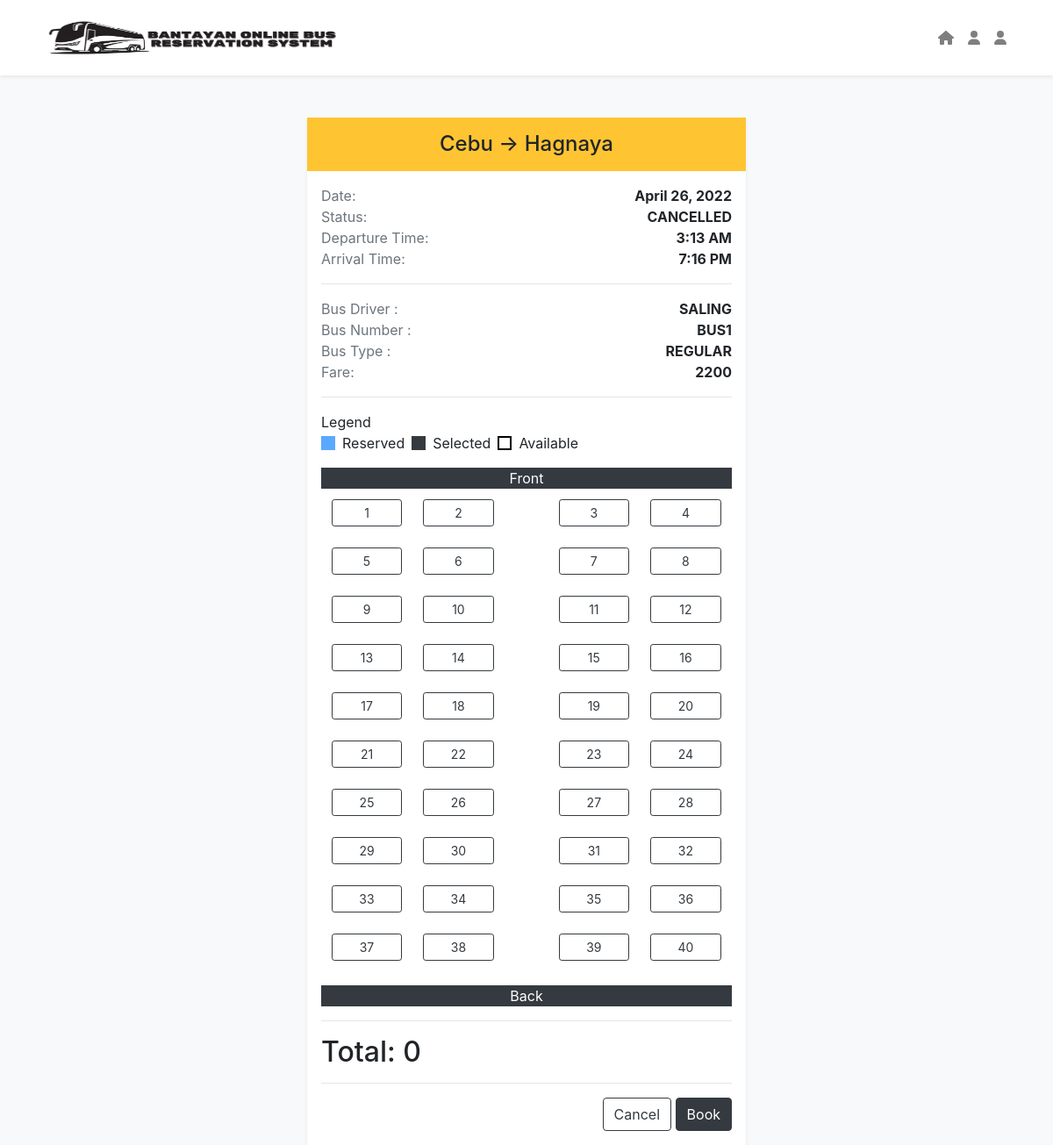
Screenshot of /booked.php?schedule_id=13 with the database file from the repository.
### tables this page shows
CREATE TABLE `tbllocation` (
  `id` int(11) NOT NULL,
  `location_name` varchar(250) NOT NULL
);

CREATE TABLE `tblschedule` (
  `id` int(11) NOT NULL,
  `route_id` int(11) NOT NULL,
  `schedule_date` date NOT NULL,
  `departure` time NOT NULL,
  `arrival` time NOT NULL,
  `bus_id` int(11) NOT NULL,
  `driver_id` int(11) NOT NULL,
  `conductor_id` int(11) NOT NULL,
  `fare` decimal(10,0) NOT NULL,
  `status` varchar(150) NOT NULL,
  `vessel_id` int(11) NOT NULL
);

CREATE TABLE `tbldriver` (
  `id` int(11) NOT NULL,
  `name` text NOT NULL,
  `liscenseNum` varchar(100) NOT NULL
);

CREATE TABLE `tblbus` (
  `id` int(11) NOT NULL,
  `bus_num` varchar(150) NOT NULL,
  `bus_type` varchar(50) NOT NULL,
  `rate_km` double NOT NULL
);

### controllers/schedule.php (called while the page is built, shortened)
<?php
    class Schedule
    {
        private $conn;
        private $table_name = "tblschedule";
        public function __construct($db)
        {
            $this->conn = $db;
        }
        public function getById($id)
        {
            $query = "SELECT * FROM ".$this->table_name." WHERE id = '$id'";
            $result = $this->conn->query($query);
            $data = $result->fetch_assoc();
            return $data;
        }
    }
?>

### controllers/route.php (called while the page is built, shortened)
<?php
    class Route
    {
        private $conn;
        private $table_name = "tblroute";
        public function __construct($db)
        {
            $this->conn = $db;
        }
        public function getById($id)
        {
            $query = "SELECT * FROM ".$this->table_name." WHERE id = '$id'";
            $result = $this->conn->query($query);
            $data = $result->fetch_assoc();
            return $data;
        }
    }
?>

### controllers/location.php (called while the page is built, shortened)
<?php
    class Location
    {
        private $conn;
        private $table_name = "tbllocation";
        public function __construct($db)
        {
            $this->conn = $db;
        }
        public function getById($id)
        {
            $query = "SELECT * FROM ".$this->table_name." WHERE id = '$id'";
            $result = $this->conn->query($query);
            $data = $result->fetch_assoc();
            return $data;
        }
    }
?>

### controllers/driver.php (called while the page is built, shortened)
<?php
    class Driver
    {
        private $conn;
        private $table_name = "tbldriver";
        public function __construct($db)
        {
            $this->conn = $db;
        }
        public function getById($id)
        {
            $query = "SELECT * FROM ".$this->table_name." WHERE id = '$id'";
            $result = $this->conn->query($query);
            $data = $result->fetch_assoc();
            return $data;
        }
    }
?>

### controllers/bus.php (called while the page is built, shortened)
<?php
    class Bus
    {
        private $conn;
        private $table_name = "tblbus";
        public function __construct($db)
        {
            $this->conn = $db;
        }
        public function getById($id)
        {
            $query = "SELECT * FROM ".$this->table_name." WHERE id = '$id'";
            $result = $this->conn->query($query);
            $data = $result->fetch_assoc();
            return $data;
        }
    }
?>

### booked.php (the view, shortened to what this page needs)
<?php
    include('includes/layout-header.php');
    $schedule_id = isset($_GET['schedule_id']) && !empty($_GET['schedule_id']) ? $_GET['schedule_id'] : "";
    if(empty($schedule_id)){
        header('Location: index.php');
    }else{
        include('controllers/schedule.php');
        $database = new Database();
        $db = $database->getConnection();
        $new_schedule = new Schedule($db);
        $schedule = $new_schedule->getById($schedule_id);
        if(empty($schedule["id"])){
            header('Location: index.php');
        }else{
            include('controllers/route.php');
            include('controllers/location.php');
            include('controllers/bus.php');
            include('controllers/driver.php');
            $new_route = new Route($db);
            $route = $new_route->getById($schedule["route_id"]);
            $new_bus = new Bus($db);
            $bus = $new_bus->getById($schedule["bus_id"]);
            $new_driver= new Driver($db);
            $driver = $new_driver->getById($schedule["driver_id"]);
            $new_location = new Location($db);
            $location_from = $new_location->getById($route["route_from"]);
            $location_to = $new_location->getById($route["route_to"]);
        }
    }
?>
<main class="mt-5">
    <div class="container">
        <div class="bg-white shadow-sm w-100 m-auto" style="max-width: 500px">
            <div class="p-3 bg-primary">
                <h4 class="mb-0 text-center">
                    <?php echo $location_from["location_name"].' &#x2192; '.$location_to["location_name"] ?>
                </h4>
            </div>
            <div class="p-3">
                <p class="d-flex align-items-center justify-content-between mb-0">
                    <span class="text-muted d-block">Date:</span>
                    <strong><?php echo date_format(date_create($schedule['schedule_date']),'F j, Y') ?></strong>
                </p>
                <p class="d-flex align-items-center justify-content-between mb-0">
                    <span class="text-muted d-block">Status:</span>
                    <strong class="text-uppercase"><?php echo $schedule['status'] ?></strong>
                </p>
                <p class="d-flex align-items-center justify-content-between mb-0">
                    <span class="text-muted d-block">Departure Time:</span>
                    <strong><?php echo date_format(date_create($schedule['departure']), 'g:i A') ?></strong>
                </p>
                <p class="d-flex align-items-center justify-content-between mb-0">
                    <span class="text-muted d-block">Arrival Time:</span>
                    <strong><?php echo date_format(date_create($schedule['arrival']), 'g:i A') ?></strong>
                </p>
                <hr>
                <p class="d-flex align-items-center justify-content-between mb-0">
                                        <span class="text-muted d-block">Bus Driver :</span>
                                        <strong class="text-uppercase"><?php echo $driver['name'] ?></strong>
                                    </p>
                <p class="d-flex align-items-center justify-content-between mb-0">
                                        <span class="text-muted d-block">Bus Number :</span>
                                        <strong class="text-uppercase"><?php echo $bus['bus_num'] ?></strong>
                                    </p>
                         <p class="d-flex align-items-center justify-content-between mb-0">
                                        <span class="text-muted d-block">Bus Type :</span>
                                        <strong class="text-uppercase"><?php echo $bus['bus_type'] ?></strong>
                        </p>
                <p class="d-flex align-items-center justify-content-between mb-0">
                    <span class="text-muted d-block">Fare:</span>
                    <strong><?php echo $schedule['fare'] ?></strong>
                </p>
                <hr />
                <div>
                    <div class="my-3">
                        <p class="mb-0">Legend</p>
                        <div class="d-flex">
                            <div class="d-flex align-items-center mr-2">
                                <span style="height: 16px; width: 16px; background-color: #007bff; opacity: .65;" class="d-inline-block mr-2"></span>
                                <span>Reserved</span>
                            </div>
                            <div class="d-flex align-items-center mr-2">
                                <span style="height: 16px; width: 16px;" class="bg-dark d-inline-block mr-2"></span>
                                <span>Selected</span>
                            </div>
                            <div class="d-flex align-items-center">
                                <span style="height: 16px; width: 16px; border: 2px solid black" class="d-inline-block mr-2"></span>
                                <span>Available</span>
                            </div>
                        </div>
                    </div>
                    <div class="bg-dark text-white text-center">Front</div>
                    <div class="py-0">
                    <table class="table table-borderless">
                        <tbody>
                        <?php
                            $seat_row_num = 0;
                            for ($i = 1; $i <= 10; $i++)
                            {
                                echo '<tr>';
                                for ($x = 1; $x <= 5; $x++) {
                                    if($x == 3){
                                        echo '<td>&nbsp;</td>';
                                    }else{
                                        $seat_row_num++;
                                        $new_book = new Book($db);
                                        $book = $new_book->checkSeat($schedule["id"], $seat_row_num);
                                        if(empty($book["id"])){
                                            echo '<td><button data-seat="'.$seat_row_num.'" class="btn-seat btn btn-sm btn-block btn-outline-dark">'.$seat_row_num.'</button></td>';
                                        }else{
                                            echo '<td><button class="btn btn-sm btn-block btn-primary" disabled>'.$seat_row_num.'</button></td>';
                                        }
                                    }
                                }
                                echo '</tr>';
                            }
                        ?>
                        </tbody>
                    </table>
                    </div>
                    <div class="bg-dark text-white text-center">Back</div>
                </div>
                <hr />
                <h2>Total: <span id='total'>0</span></h2>
                <hr />
                <div class="text-right">
                    <a href="index.php" class="btn btn-outline-dark">Cancel</a>
                    <button id="booked" class="btn btn-dark">Book</button>
                </div>
            </div>
        </div>
    </div>
</main>
<?php include('includes/layout-footer.php')?>

### assets/styles.css (style rules this page uses)
:root { --blue: #1e90ff; --white: #ffffff; --radius: 0.5rem; --clr-primary: #18ffff; --clr-primary-light: #adffff; --clr-primary-dark: #091034; --clr-gray100: #f9fbff; --clr-gray150: #f4f6fb; --clr-gray200: #eef1f6; --clr-gray300: #e1e5ee; --clr-gray400: #767b91; --clr-gray500: #4f546c; --clr-gray600: #2a324b; --clr-gray700: #161d34; --clr-bg: #060b23; }
* { margin: 0; padding: 0; box-sizing: border-box; }
.bg-primary { background-color: #ffc432 !important; }

### rows the page displays
tbllocation: location_name "Cebu"
tbllocation: location_name "Hagnaya"
tblschedule: schedule_date "April 26, 2022", status "CANCELLED", departure "3:13 AM", arrival "7:16 PM", fare "2200"
tbldriver: name "SALING"
tblbus: bus_num "BUS1", bus_type "REGULAR"
